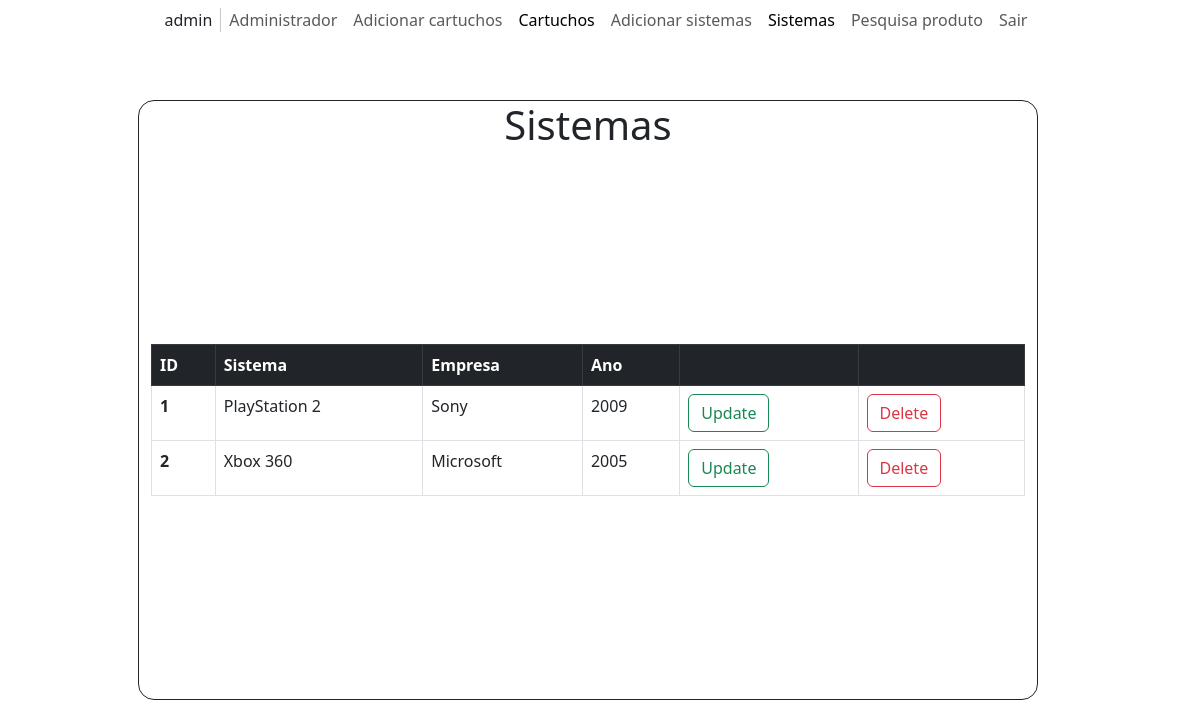
The page /mostrar_sistemas.php (signed in) on the database its author committed.
### tables this page shows
CREATE TABLE `sistemas` (
  `id` int(10) UNSIGNED NOT NULL,
  `nome` varchar(255) NOT NULL,
  `empresa` varchar(255) NOT NULL,
  `ano` int(4) UNSIGNED NOT NULL
);

### vars_functions.php (called while the page is built, shortened)
<?php
function deletesistema($id)
{
  $delete = "window.location.href = 'delete_sistema.php?id=" . $id . "'";
  $string = 'onclick="' . $delete . '"';
  return $string;
}
function updatesistema($id)
{
  $update = "window.location.href = 'update_sistema.php?id=" . $id . "'";
  $string = 'onclick="' . $update . '"';
  return $string;
}

### mostrar_sistemas.php (the view, shortened to what this page needs)
<!DOCTYPE html>
<html lang="pt-BR">
<head>
  <link href="https://cdn.jsdelivr.net/npm/bootstrap@5.3.0-alpha1/dist/css/bootstrap.min.css" rel="stylesheet">
  <link rel="stylesheet" href="https://cdn.jsdelivr.net/npm/bootstrap-icons@1.10.3/font/bootstrap-icons.css">
  <link rel="stylesheet" href="/css/style.css">
</head>
<body>
  <div class="container-xxl position-relative p-0">
    <nav class="navbar navbar-expand-lg navbar-light justify-content-center px-4 px-lg-5 py-3 py-lg-0 bg-white">
      <div class='navbar-nav py-0'>
        <span class='nav-item'>
          <?php
          $usr = $_SESSION['username'];
          echo "$usr";
          ?>
        </span>
      </div>
      <div class='navbar-nav py-0'>
        <a href='admin.php' class='nav-item nav-link'>Administrador</a>
        <a href='cartucho.php' class='nav-item nav-link'>Adicionar cartuchos</a>
        <a href='mostrar_cartuchos.php' class='nav-item nav-link active'>
          <?php echo $_SESSION["admin"] !== 1 ? "Seus cartuchos" : "Cartuchos" ?>
        </a>
        <a href='sistema.php' class='nav-item nav-link'>Adicionar sistemas</a>
        <a href='mostrar_sistemas.php' class='nav-item nav-link active'>Sistemas</a>
        <a href='pesquisa.php' class='nav-item nav-link'>Pesquisa produto</a>
        <a href='logout.php' class='nav-item nav-link'>Sair</a>
      </div>
    </nav>
  </div>
  <div class="container position-absolute top-50 start-50 translate-middle w-75 h-75 d-flex align-items-evenly justify-items-center row">
    <h1 class="text-center">Sistemas</h1>
    <?php
    require "vars_functions.php";
    $conn = new mysqli('localhost', 'root', '', 'AHAHAHABORGES');
    $sql = "SELECT * FROM sistemas";
    $result = $conn->query($sql);
    if ($result->num_rows > 0) {
      echo "<table class='table table-bordered'>
          <thead>
            <tr class='table-dark'>
              <th scope='col'>ID</th>
              <th scope='col'>Sistema</th>
              <th scope='col'>Empresa</th>
              <th scope='col'>Ano</th>
              <th scope='col'/>
              <th scope='col'/>
            </tr>
          </thead>
          <tbody>";
      while ($row = $result->fetch_assoc()) {
        echo "<tr><th scope='row'>" . $row["id"] . "</th><td>" . $row["nome"] . "</td><td>" . $row["empresa"] . "</td><td>" . $row["ano"] . "</td><td><input class='btn btn-outline-success' type='button' value='Update'" . updatesistema($row["id"]) . "></td><td><input class='btn btn-outline-danger' type='button' value='Delete'" . deletesistema($row["id"]) . "></td></tr>";
      }
      echo "</tbody></table>";
    } else {
      echo "<h3 class='text-center'>Nenhum sistema encontrado.</h3>";
    }
    ?>
</body>
</html>

### css/style.css (style rules this page uses)
.container { border-width: 0.1rem; border-style: solid; border-radius: 1rem; }
table { height: max-content !important; }

### rows shown on the page
sistemas: id "1", nome "PlayStation 2", empresa "Sony", ano "2009"
sistemas: id "2", nome "Xbox 360", empresa "Microsoft", ano "2005"

### other values the page prints
$usr "admin"
